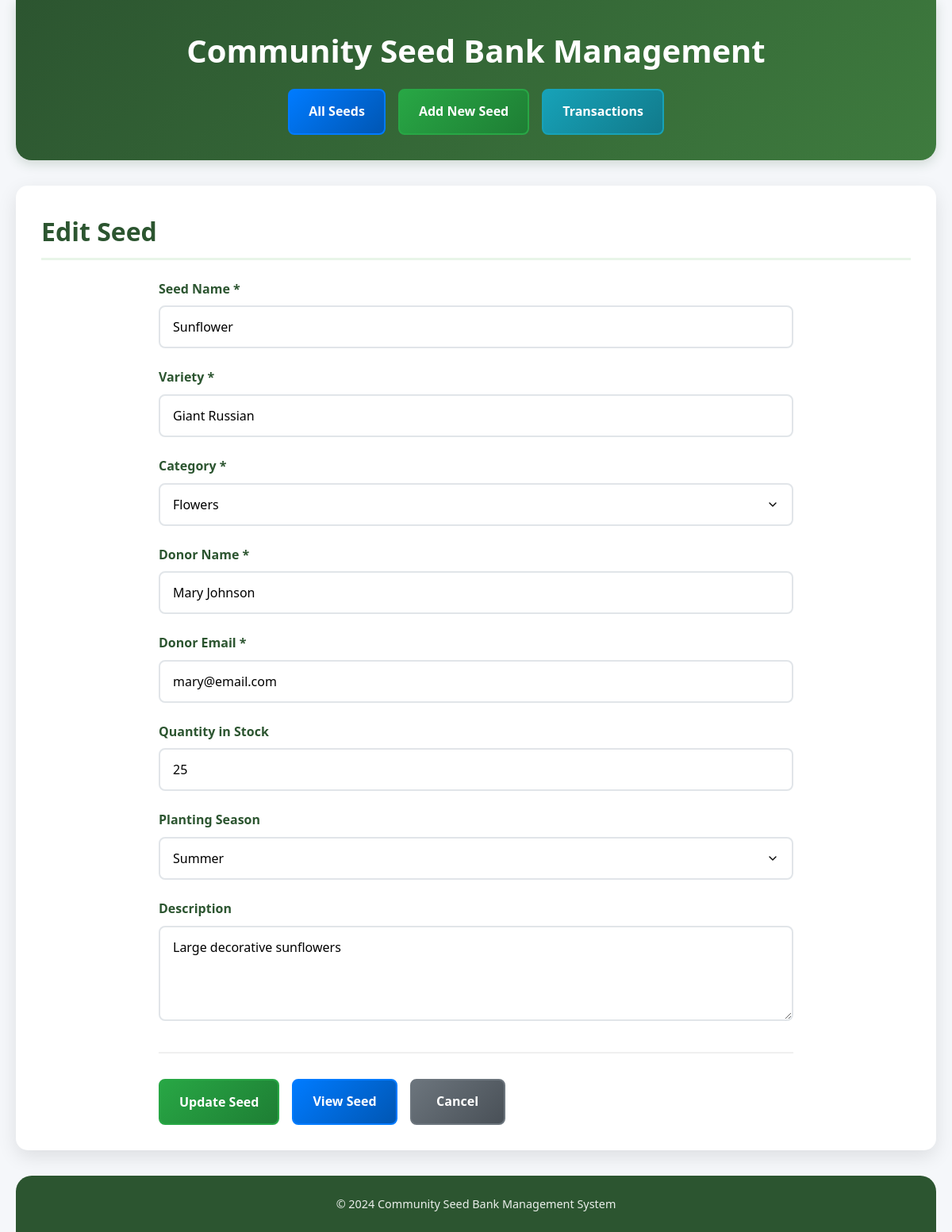
/edit_seed.php?id=2, run on the app's committed database.
### tables this page shows
CREATE TABLE IF NOT EXISTS seeds (
    id INT PRIMARY KEY AUTO_INCREMENT,
    name VARCHAR(100) NOT NULL,
    variety VARCHAR(100) NOT NULL,
    category VARCHAR(50) NOT NULL,
    donor_name VARCHAR(100) NOT NULL,
    donor_email VARCHAR(100) NOT NULL,
    quantity_in_stock INT DEFAULT 0,
    planting_season VARCHAR(50),
    description TEXT,
    date_added TIMESTAMP DEFAULT CURRENT_TIMESTAMP
);

### src/Database.php (called while the page is built, shortened)
<?php
class Database {
    private $host = 'localhost';
    private $username = 'seedbank_user';
    private $password = 'Mypassword@02';
    private $database = 'seedbank_db';
    private $connection;
    private function connect() {
        try {
            $this->connection = new mysqli($this->host, $this->username, $this->password, $this->database);
            $this->connection->set_charset("utf8");
        } catch (Exception $e) {
            die("Database connection error: " . $e->getMessage());
        }
    }
    public function executeQuery($sql, $types = "", $params = []) {
        try {
            $stmt = $this->connection->prepare($sql);
            if (!empty($params)) {
                $stmt->bind_param($types, ...$params);
            }
            $stmt->execute();
            return $stmt;
        } catch (Exception $e) {
            die("Query error: " . $e->getMessage());
        }
    }
}?><?php

### src/Seed.php (called while the page is built, shortened)
<?php
require_once 'Database.php';
class Seed {
    private $db;
    public function __construct() {
        $this->db = new Database();
    }
    public function getById($id) {
        $sql = "SELECT * FROM seeds WHERE id = ?";
        $stmt = $this->db->executeQuery($sql, "i", [$id]);
        $result = $stmt->get_result();
        $seed = $result->fetch_assoc();
        return $seed;
    }
}

### public/edit_seed.php (the view, shortened to what this page needs)
<?php
    require_once '../src/Seed.php';
    $seedModel = new Seed();
    $id = isset($_GET['id']) ? (int)$_GET['id'] : 0;
    $seed = $seedModel->getById($id);
?>
<!DOCTYPE html>
<html lang="en">
<head>
    <link rel="stylesheet" href="../assets/edit_seed.css">
</head>
<body>
    <div class="container">
        <header>
            <h1>Community Seed Bank Management</h1>
            <nav>
                <a href="index.php" class="btn btn-primary">All Seeds</a>
                <a href="create_seed.php" class="btn btn-success">Add New Seed</a>
                <a href="transactions.php" class="btn btn-info">Transactions</a>
            </nav>
        </header>
        <main>
            <h2>Edit Seed</h2>
            <form method="POST" class="seed-form">
                <div class="form-group">
                    <label for="name">Seed Name *</label>
                    <input type="text" id="name" name="name"
                           value="<?php echo htmlspecialchars($seed['name']); ?>"
                           placeholder="e.g., Tomato" required>
                </div>
                <div class="form-group">
                    <label for="variety">Variety *</label>
                    <input type="text" id="variety" name="variety"
                           value="<?php echo htmlspecialchars($seed['variety']); ?>"
                           placeholder="e.g., Cherokee Purple" required>
                </div>
                <div class="form-group">
                    <label for="category">Category *</label>
                    <select id="category" name="category" required>
                        <option value="Flowers" <?php echo $seed['category'] === 'Flowers' ? 'selected' : ''; ?>>Flowers</option>
                    </select>
                </div>
                <div class="form-group">
                    <label for="donor_name">Donor Name *</label>
                    <input type="text" id="donor_name" name="donor_name"
                           value="<?php echo htmlspecialchars($seed['donor_name']); ?>"
                           placeholder="Full name" required>
                </div>
                <div class="form-group">
                    <label for="donor_email">Donor Email *</label>
                    <input type="email" id="donor_email" name="donor_email"
                           value="<?php echo htmlspecialchars($seed['donor_email']); ?>"
                           placeholder="email@example.com" required>
                </div>
                <div class="form-group">
                    <label for="quantity">Quantity in Stock</label>
                    <input type="number" id="quantity" name="quantity"
                           value="<?php echo $seed['quantity_in_stock']; ?>"
                           min="0" placeholder="Number of seeds">
                </div>
                <div class="form-group">
                    <label for="season">Planting Season</label>
                    <select id="season" name="season">
                        <option value="Summer" <?php echo $seed['planting_season'] === 'Summer' ? 'selected' : ''; ?>>Summer</option>
                    </select>
                </div>
                <div class="form-group">
                    <label for="description">Description</label>
                    <textarea id="description" name="description" rows="4"
                              placeholder="Any additional notes about this seed variety..."><?php echo htmlspecialchars($seed['description']); ?></textarea>
                </div>
                <div class="form-actions">
                    <button type="submit" class="btn btn-success">Update Seed</button>
                    <a href="view_seed.php?id=<?php echo $seed['id']; ?>" class="btn btn-primary">View Seed</a>
                    <a href="index.php" class="btn btn-secondary">Cancel</a>
                </div>
            </form>
        </main>
        <footer>
            <p>&copy; 2024 Community Seed Bank Management System</p>
        </footer>
    </div>
</body>
</html>

### public/assets/edit_seed.css (style rules this page uses)
* { margin: 0; padding: 0; box-sizing: border-box; }
body { font-family: 'Segoe UI', Tahoma, Geneva, Verdana, sans-serif; line-height: 1.6; color: #333; background-color: #f5f7fa; font-size: 16px; }
.container { max-width: 1200px; margin: 0 auto; padding: 0 20px; min-height: 100vh; display: flex; flex-direction: column; }
header { background: linear-gradient(135deg, #2c5530 0%, #3e7b3e 100%); color: white; padding: 2rem 0; margin-bottom: 2rem; border-radius: 0 0 20px 20px; box-shadow: 0 4px 15px rgba(44, 85, 48, 0.2); }
header h1 { font-size: 2.5rem; font-weight: 700; margin-bottom: 1rem; text-align: center; }
nav { display: flex; justify-content: center; gap: 1rem; flex-wrap: wrap; }
main { flex: 1; background: white; padding: 2rem; border-radius: 15px; box-shadow: 0 8px 25px rgba(0, 0, 0, 0.1); margin-bottom: 2rem; }
main h2 { color: #2c5530; font-size: 2rem; font-weight: 600; margin-bottom: 1.5rem; padding-bottom: 0.5rem; border-bottom: 3px solid #e8f5e8; }
.seed-form { max-width: 800px; margin: 0 auto; }
.form-group { margin-bottom: 1.5rem; }
.form-group label { display: block; font-weight: 600; color: #2c5530; margin-bottom: 0.5rem; font-size: 1rem; }
.form-group input, .form-group select, .form-group textarea { width: 100%; padding: 0.875rem 1rem; border: 2px solid #e1e5e9; border-radius: 8px; font-size: 1rem; font-family: inherit; transition: all 0.3s ease; background-color: #fff; }
.form-group textarea { resize: vertical; min-height: 100px; }
.form-group select { cursor: pointer; background-repeat: no-repeat; background-position: right 1rem center; background-size: 1rem; appearance: none; padding-right: 3rem; }
.form-actions { display: flex; gap: 1rem; justify-content: flex-start; flex-wrap: wrap; margin-top: 2rem; padding-top: 2rem; border-top: 2px solid #f0f0f0; }
.btn { display: inline-flex; align-items: center; justify-content: center; padding: 0.875rem 1.5rem; border: 2px solid transparent; border-radius: 8px; font-size: 1rem; font-weight: 600; text-decoration: none; text-align: center; cursor: pointer; transition: all 0.3s ease; font-family: inherit; min-width: 120px; }
.btn-primary { background: linear-gradient(135deg, #007bff 0%, #0056b3 100%); color: white; border-color: #007bff; }
.btn-success { background: linear-gradient(135deg, #28a745 0%, #1e7e34 100%); color: white; border-color: #28a745; }
.btn-info { background: linear-gradient(135deg, #17a2b8 0%, #117a8b 100%); color: white; border-color: #17a2b8; }
.btn-secondary { background: linear-gradient(135deg, #6c757d 0%, #495057 100%); color: white; border-color: #6c757d; }
footer { background-color: #2c5530; color: white; text-align: center; padding: 1.5rem 0; margin-top: auto; border-radius: 20px 20px 0 0; }
footer p { font-size: 0.9rem; opacity: 0.9; }

### data on the page
seeds: name "Sunflower", variety "Giant Russian", category "Flowers", donor_name "Mary Johnson", donor_email "mary@email.com", quantity "25", season "Summer", description "Large decorative sunflowers"
